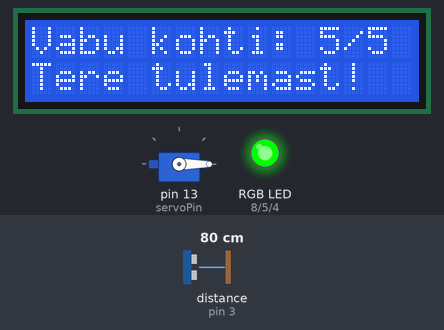
Recording of a sketch running on a simulated Arduino Uno, built with avr-gcc and run on an emulated ATmega328P. Parts: servo, 16×2 character LCD, an RGB LED mixed from three pins (HIGH = lit). Wiring (inferred from the names in the program): ultrasonic range finder: trigger pin 2; echo pin 3. The inputs (shaded band) are chosen by the test bench; at power-on: distance to the obstacle (sensor on pin 3) 80 cm. The echo pulse lasts 58.3 µs per cm; pins used as bus, display or sensor lines are not drawn.

Above: at 3.2 s.
3.3 s: distance to the obstacle (sensor on pin 3) set to 18 cm
4.8 s: distance to the obstacle (sensor on pin 3) set to 15 cm
At 5.3 s:
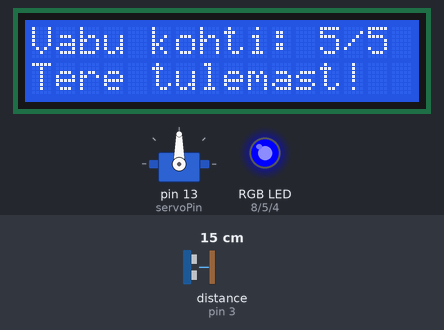
At 6.3 s:
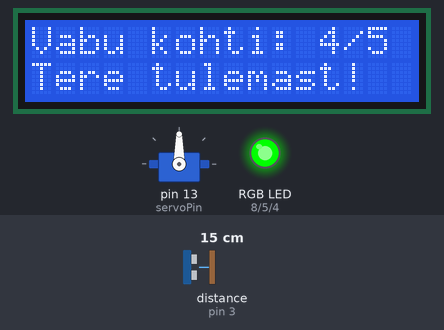
Timing chart, 0 to 7.8 s (numbered marks = the images above; inputs shaded):
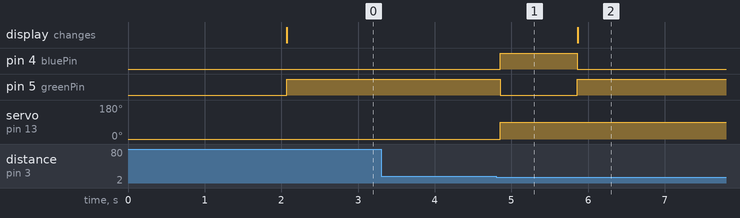

The sketch:

ulesanne72.ino
```cpp
#include <Servo.h>
#include <LiquidCrystal.h>

const int trigPin = 2;
const int echoPin = 3;
const int servoPin = 13;
const int redPin = 8;
const int greenPin = 5;
const int bluePin = 4;
const int openAngle = 90;
const int closeAngle = 0;
const int detectionDist = 15;
const long sadTimeout = 10000;
const long debounceDelay = 1000;

Servo servo;
LiquidCrystal lcd(6, 7, 9, 10, 11, 12);

// Parkimiskohtade ja olekute määramine
int parkingSpots = 5;
int currentCars = 0;
bool isBarrierOpen = false;
unsigned long lastCarTime = 0;
bool isParkingFull = false;
bool carDetected = false;
unsigned long lastActivationTime = 0;

void setup() {
  pinMode(trigPin, OUTPUT);
  pinMode(echoPin, INPUT);
  pinMode(redPin, OUTPUT);
  pinMode(greenPin, OUTPUT);
  pinMode(bluePin, OUTPUT);

  servo.attach(servoPin);
  servo.write(closeAngle);

  lcd.begin(16, 2);
  lcd.print("Parkimissüsteem");
  delay(2000);
  updateDisplay();

  setRGBColor(0, 255, 0);
}

void loop() {
  long duration, distance;

  digitalWrite(trigPin, LOW);
  delayMicroseconds(2);
  digitalWrite(trigPin, HIGH);
  delayMicroseconds(10);        // Lühike impulss
  digitalWrite(trigPin, LOW);   // Lõpetab impulsi

  duration = pulseIn(echoPin, HIGH);
  distance = duration * 0.034 / 2;

  // Kui auto on avastatud
  if (distance <= detectionDist && distance > 0) {
    if (!carDetected && (millis() - lastActivationTime > debounceDelay)) {
      carDetected = true;
      lastActivationTime = millis();

      if (!isBarrierOpen && !isParkingFull) {
        openBarrier();  // Avame tõkkepuu
        currentCars++;
        if (currentCars >= parkingSpots) {
          isParkingFull = true;  // Kui parkimiskohad täis, siis lukk
        }
        updateDisplay();
      }
    }
    lastCarTime = millis();
  } else {
    carDetected = false;
  }

  // Kui tõkkepuu on lahti ja auto on kadunud, sulgeme selle
  if (isBarrierOpen && (millis() - lastCarTime > sadTimeout)) {
    closeBarrier();
  }

  delay(100);
}

void openBarrier() {
  servo.write(openAngle);
  isBarrierOpen = true;
  setRGBColor(0, 0, 255);
  delay(1000);
  setRGBColor(0, 255, 0);
}

void closeBarrier() {
  servo.write(closeAngle);
  isBarrierOpen = false;
  setRGBColor(255, 0, 0);
  delay(1000);
  if (isParkingFull) {
    setRGBColor(255, 255, 0);
  } else {
    setRGBColor(0, 255, 0);
  }
}

void setRGBColor(int red, int green, int blue) {
  analogWrite(redPin, red);
  analogWrite(greenPin, green);
  analogWrite(bluePin, blue);
}


void updateDisplay() {
  lcd.clear();
  lcd.print("Vabu kohti: ");  // Kuvame vabad kohad
  lcd.print(parkingSpots - currentCars);  // Näitab, kui palju kohti on vabad
  lcd.print("/");
  lcd.print(parkingSpots);  // Näitab kokku parkimiskohti

  lcd.setCursor(0, 1);
  if (isParkingFull) {
    lcd.print("TÄIS!");  // Kui parkla on täis
  } else {
    lcd.print("Tere tulemast!");  // Kui veel ruumi
  }
}
```

Measured:
- the behaviour switches between 17 and 16 cm on distance to the obstacle (sensor on pin 3) (found by bisection; images 0 and 1)
- after the input at 3.3 s, every drawn part: stays the same
- after the input at 4.8 s, pin 4 (bluePin): LOW → HIGH after 0.06 s, → LOW 1.0 s later; pin 5 (greenPin): HIGH → LOW after 0.06 s, → HIGH 1.0 s later; servo on pin 13 (servoPin): 0° → 90° after 0.06 s
